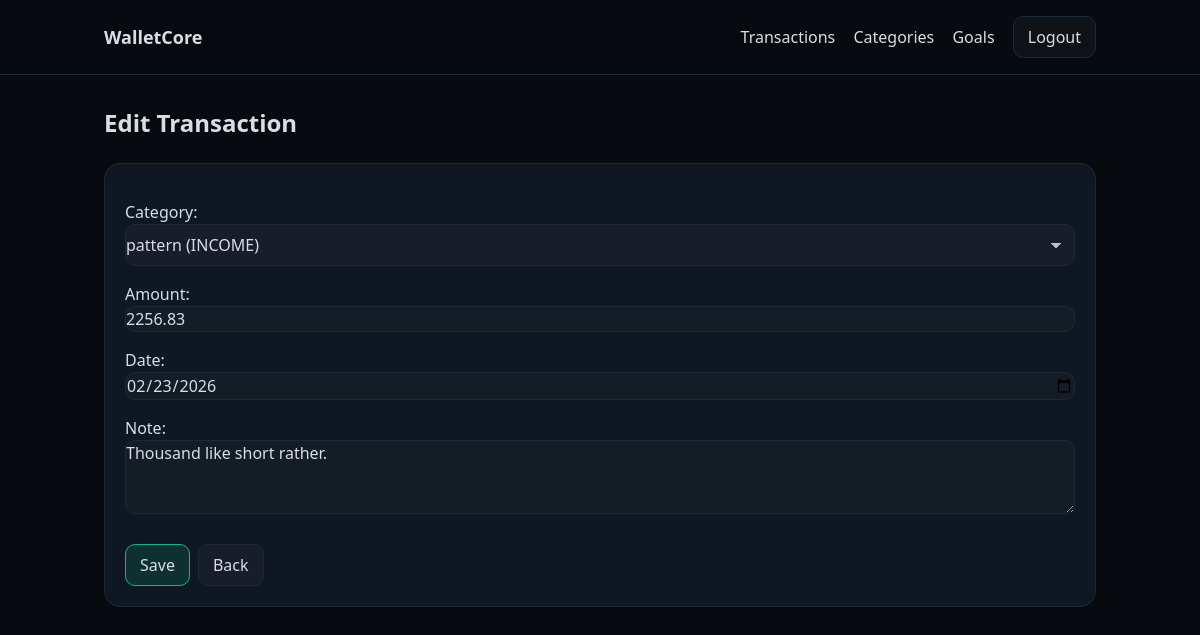
The page /transactions/1/edit/ (signed in) on the database its author committed.
### finances/models.py (models this page shows, shortened)
class Transaction(models.Model):
    user = models.ForeignKey(User, on_delete=models.CASCADE)
    category = models.ForeignKey(Category, on_delete=models.PROTECT)
    amount = models.DecimalField(max_digits=12, decimal_places=2)
    date = models.DateField(default=timezone.now)
    note = models.TextField(blank=True)

### finances/views.py (the view)
# urls.py: path("transactions/<int:pk>/edit/", views.TransactionUpdate.as_view(), name="transaction_edit"),
class TransactionUpdate(LoginRequiredMixin, UpdateView):
    model = Transaction
    form_class = TransactionForm
    template_name = "finances/transaction_form.html"
    success_url = reverse_lazy("finances:transaction_list")
    def get_queryset(self):
        return Transaction.objects.filter(user=self.request.user)

### finances/forms.py
class TransactionForm(forms.ModelForm):
    class Meta:
        model = Transaction
        fields = ["category", "amount", "date", "note"]
        widgets = {
            "date": forms.DateInput(attrs={"type": "date"}),
            "note": forms.Textarea(attrs={"rows": 3}),
        }

### finances/models.py (called while the page is built)
    def __str__(self):
        return f"{self.name} ({self.type})"

### templates/finances/transaction_form.html (shortened to what this page needs)
{% extends "base.html" %}
{% block content %}
<h2 class="text-2xl font-semibold mb-6">
  {% if object %}Edit Transaction{% else %}New Transaction{% endif %}
</h2>
<div class="wc-card">
  <form method="post" class="space-y-4">
    {{ form.as_p }}
    <div class="flex gap-2 pt-2">
      <button class="wc-btn wc-btn-primary" type="submit">Save</button>
      <a class="wc-btn" href="{% url 'finances:transaction_list' %}">Back</a>
    </div>
  </form>
</div>
{% endblock %}

### templates/base.html (style rules this page uses)
:root { --bg0: #070b10; --bg1: #0f1722; --line: #1b2a3a; --text: #d8dee9; --muted: #8b9bb4; --emerald: #10b981; --emerald-soft: rgba(16, 185, 129, 0.15); --danger-soft: rgba(251, 113, 133, 0.12); }
body { background: var(--bg0); color: var(--text); }
.wc-card { background: var(--bg1); border: 1px solid var(--line); border-radius: 16px; padding: 20px; }
.wc-btn { padding: 8px 14px; border-radius: 10px; border: 1px solid var(--line); background: rgba(255, 255, 255, 0.03); display: inline-flex; align-items: center; justify-content: center; gap: 6px; }
.wc-btn-primary { border-color: var(--emerald); background: var(--emerald-soft); }
input, select, textarea { width: 100%; background: rgba(255, 255, 255, 0.02); border: 1px solid var(--line); border-radius: 10px; padding: 8px 12px; color: var(--text); }
option { background-color: #ffffff; color: #111111; }
select { width: 100%; height: 42px; padding: 8px 40px 8px 14px; background-color: rgba(255, 255, 255, 0.03); border: 1px solid var(--line); border-radius: 10px; color: var(--text); appearance: none; -webkit-appearance: none; -moz-appearance: none; background-image: linear-gradient(45deg, transparent 50%, rgba(216, 222, 233, 0.85) 50%), linear-gradient(135deg, rgba(216, 222, 233, 0.85) 50%, transparent 50%); background-position: calc(100% - 18px) 18px, calc(100% - 12px) 18px; background-size: 6px 6px, 6px 6px; background-repeat: no-repeat; }
a { text-decoration: none; }

### rows shown on the page
Transaction: category "pattern (INCOME)", amount "2256.83", date "02/23/2026", note "Thousand like short rather."
